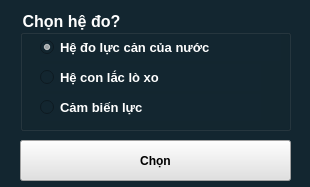
<?xml version="1.0" encoding="UTF-8"?>
<ui version="4.0">
 <class>Module_Msg1101</class>
 <widget class="QMainWindow" name="Module_Msg1101">
  <property name="geometry">
   <rect>
    <x>0</x>
    <y>0</y>
    <width>310</width>
    <height>187</height>
   </rect>
  </property>
  <property name="windowTitle">
   <string>Đo lực</string>
  </property>
  <property name="styleSheet">
   <string notr="true">background-color: #132630;</string>
  </property>
  <widget class="QWidget" name="centralwidget">
   <widget class="QGroupBox" name="groupBox">
    <property name="geometry">
     <rect>
      <x>20</x>
      <y>10</y>
      <width>271</width>
      <height>121</height>
     </rect>
    </property>
    <property name="font">
     <font>
      <pointsize>12</pointsize>
      <bold>true</bold>
     </font>
    </property>
    <property name="styleSheet">
     <string notr="true">color: rgb(255, 255, 255);</string>
    </property>
    <property name="title">
     <string>Chọn hệ đo?</string>
    </property>
    <widget class="QRadioButton" name="radioButton_WT">
     <property name="geometry">
      <rect>
       <x>20</x>
       <y>24</y>
       <width>241</width>
       <height>27</height>
      </rect>
     </property>
     <property name="font">
      <font>
       <pointsize>10</pointsize>
       <bold>true</bold>
      </font>
     </property>
     <property name="text">
      <string>Hệ đo lực cản của nước</string>
     </property>
     <property name="checked">
      <bool>true</bool>
     </property>
    </widget>
    <widget class="QRadioButton" name="radioButton_LX">
     <property name="geometry">
      <rect>
       <x>20</x>
       <y>54</y>
       <width>221</width>
       <height>27</height>
      </rect>
     </property>
     <property name="font">
      <font>
       <pointsize>10</pointsize>
       <bold>true</bold>
      </font>
     </property>
     <property name="text">
      <string>Hệ con lắc lò xo</string>
     </property>
    </widget>
    <widget class="QRadioButton" name="radioButton_LC">
     <property name="geometry">
      <rect>
       <x>20</x>
       <y>84</y>
       <width>221</width>
       <height>27</height>
      </rect>
     </property>
     <property name="font">
      <font>
       <pointsize>10</pointsize>
       <bold>true</bold>
      </font>
     </property>
     <property name="text">
      <string>Cảm biến lực</string>
     </property>
    </widget>
   </widget>
   <widget class="QPushButton" name="pushButton_OK">
    <property name="geometry">
     <rect>
      <x>20</x>
      <y>140</y>
      <width>271</width>
      <height>41</height>
     </rect>
    </property>
    <property name="font">
     <font>
      <bold>true</bold>
     </font>
    </property>
    <property name="styleSheet">
     <string notr="true">background-color: rgb(225, 225, 225);</string>
    </property>
    <property name="text">
     <string>Chọn</string>
    </property>
   </widget>
  </widget>
 </widget>
 <resources/>
 <connections/>
</ui>
